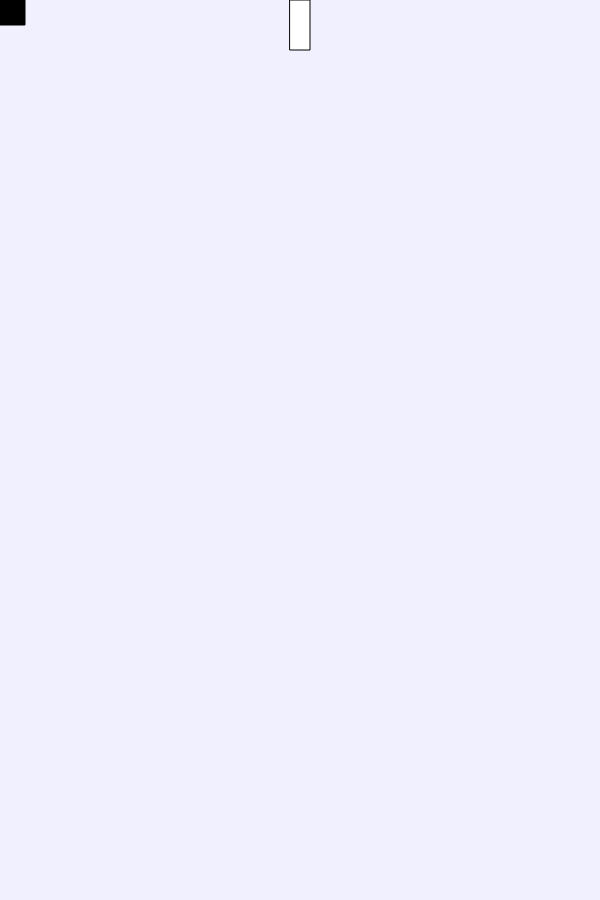
Frame 1 (no input)
Frame 60 (no input): identical to frame 1, image omitted
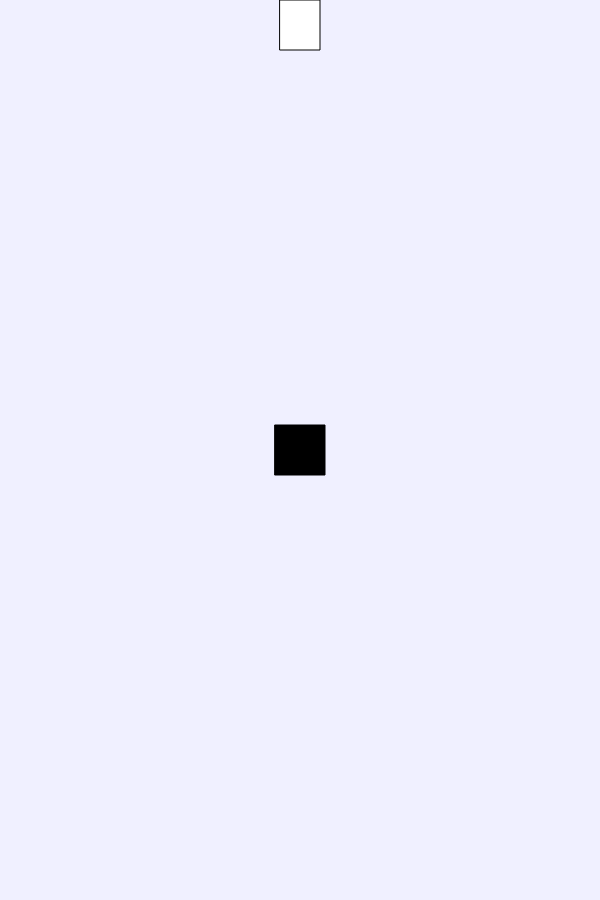
Frame 120 (the mouse pressed at the canvas centre since frame 60)

The p5.js sketch that drew these frames (run headless with seeded random() and noise() and a simulated clock; from frame 60 on, the mouse is pressed at the canvas centre):

// p5.js sketch
// ── sketch.js
const canvasSize = 600;
let rectWidth;
let rectHeight;
let rectY;
let rectX;
const squareSize = 50;

function setup() {
  createCanvas(canvasSize, canvasSize * 1.5);
  
  rectWidth = 20;
  rectHeight = 50;
  rectY = 0;
}

function draw() {
  background(240, 240, 255);

  fill("white");
  rectX = canvasSize/2 - rectWidth/2;
  rect(rectX, rectY, rectWidth, rectHeight);

  fill("black");
  square(mouseX- squareSize/2, mouseY - squareSize/2, squareSize);
}

function mousePressed() {
  rectWidth += 20;
}

function keyPressed() {
  rectWidth -= 20;
  print(key);
}
